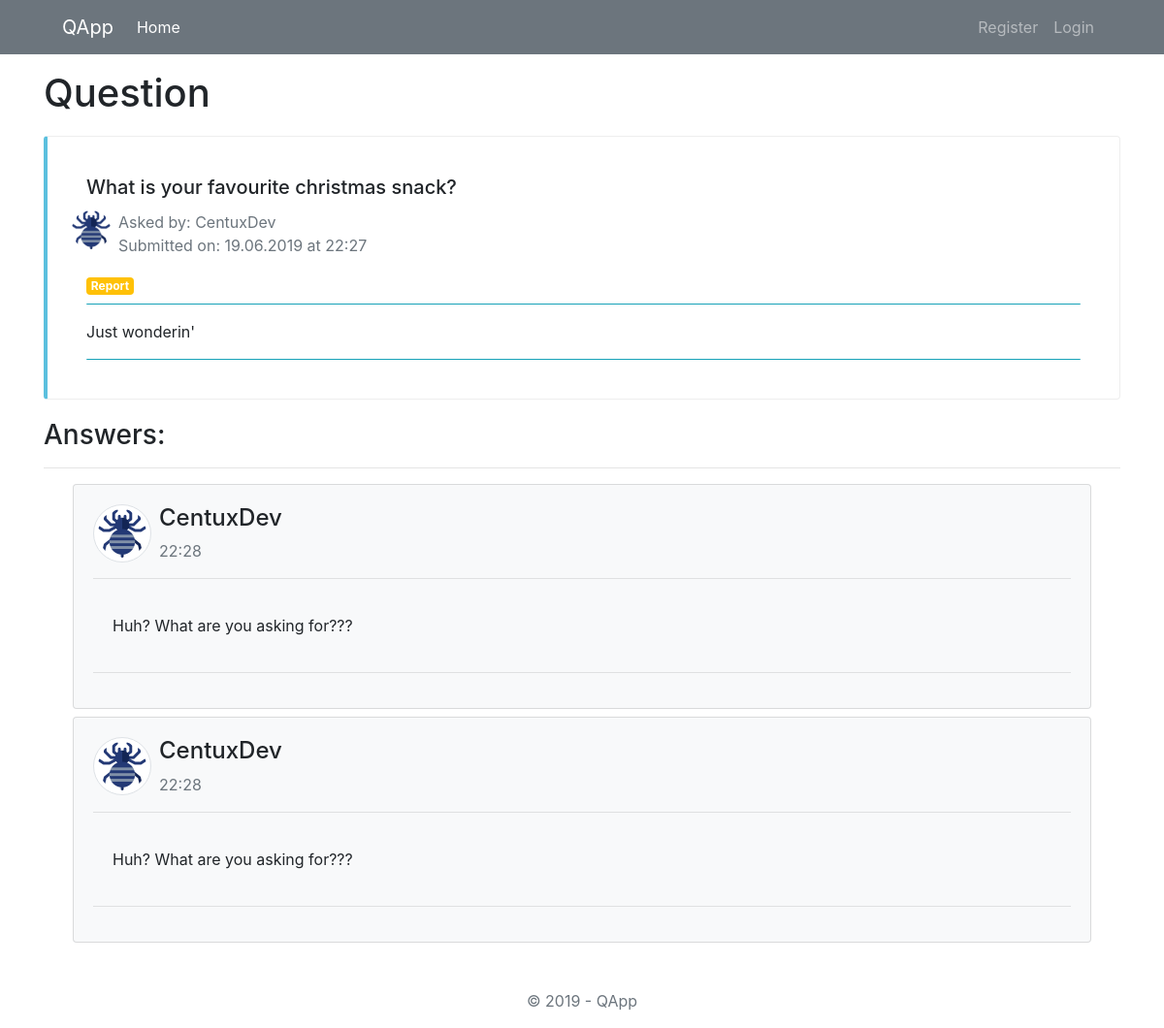
/question/4, run on the app's committed database.
### qapp/models.py (models this page shows, shortened)
class Question(db.Model):
	id = db.Column(db.Integer, primary_key=True)
	title = db.Column(db.String(60), nullable=False)
	body = db.Column(db.Text, nullable=False)
	pub_date = db.Column(db.DateTime, nullable=False, default=datetime.utcnow)
	posted_by = db.Column(db.Integer, db.ForeignKey('user.id'))
	answers = db.relationship('Answer', backref='question')

class User(db.Model, UserMixin):
	id = db.Column(db.Integer, primary_key=True)
	username = db.Column(db.String(20), unique=True, nullable=False)
	email = db.Column(db.String(60), unique=True, nullable=False)
	image_file = db.Column(db.String(60), nullable=False, default = 'default.jpg')
	password = db.Column(db.String(60), nullable=False)
	questions = db.relationship('Question', backref='author')
	answers = db.relationship('Answer', backref='author')
	join_date = db.Column(db.DateTime, nullable=False, default=datetime.utcnow)
	name = db.Column(db.String(30))

class Answer(db.Model):
	id = db.Column(db.Integer, primary_key=True)
	content = db.Column(db.Text, nullable=False)
	pub_date = db.Column(db.DateTime, nullable=False, default=datetime.utcnow)
	for_ques = db.Column(db.Integer, db.ForeignKey('question.id'))
	posted_by = db.Column(db.Integer, db.ForeignKey('user.id'))

### qapp/routes.py (the view)
@app.route('/question/<question_id>', methods=['GET', 'POST'])
def question(question_id):
	question = Question.query.get_or_404(question_id)
	form = AnswerForm()
	if form.validate_on_submit():
		ans = Answer(content=form.content.data, for_ques=question_id, author=current_user)
		db.session.add(ans)
		db.session.commit()
		flash('Your answer has been submitted.', category='success')
		return redirect(url_for('question', question_id=question_id))
	return render_template('question.html', ques=question, title=question.title, form=form)

### qapp/templates/question.html (shortened to what this page needs)
{% extends 'layout.html' %}
{% block contents %}
	<h1>Question</h1>
	<div class="card bd-callout" style="border-left-color: #5bc0de">
	  <div class="card-body">
		<h5 class="card-title">{{ ques.title }}</h5>
		<div class="row">
			<div class='mr-2' style='display: inline-block;'>
				<img src="{{ url_for('static', filename='images/users/'+ques.author.image_file) }}"
					width='40px' height='40px' class='rounded-circle'>
			</div>
			<div style='display: inline-block;'>
				<p class="text-muted">Asked by: {{ ques.author.username }} <br/>
					Submitted on: {{ ques.pub_date.strftime('%d.%m.%Y') }} at {{  ques.pub_date.strftime('%H:%M') }}</p>
			</div>
		</div>
		<div>
			{% if current_user != ques.author %}
				<span class="badge badge-warning" ><a style = 'color: #fff;'
					href="{{ url_for('edit_question', question_id=ques.id) }}">Report</a></span>
			{% endif %}
			{% if ques.body %}
				<h6 class='mb-3 mt-2 border-info
					 border-top rounded-top' ></h6>
					 <p>{{ ques.body | safe }}</p>
				<div class="card-text border-bottom border-info rounded-bottom"></div>
			{% endif %}
		</div>
	  </div>
	</div>
<h3 class = 'mb-2'>Answers:</h3> <hr/>
{% for answer in ques.answers %}
<div class="container mb-2">
	<div class="col-md-12">
        <div class="card bg-light">
            <div class="card-body">
               <section class="post-heading">
                    <div class="row">
                        <div class="col-md-12">
                            <div class="media">
                              <div class="media-left">
                                <a href="#">
                                  <img class="img-thumbnail rounded-circle mr-2"
									src="{{ url_for('static', filename='images/users/'+
										answer.author.image_file) }}" width="60"
											height="60" alt="...">
                                </a>
                              </div>
                              <div class="media-body">
                                <h4 class="media-heading">{{ answer.author.username }}</h4>
                                <span class="text-muted">{{ answer.pub_date.strftime('%H:%M') }}</span>
                              </div>
                            </div>
                        </div>
                    </div>
               </section><hr/>
               <section class="post-body">
                   <p class='card-body'>{{ answer.content }}</p>
               </section>
               <section class="post-footer">
                   <hr>
                   </div>
            </div>
        </div>
</div>
{% endfor %}
{% endblock %}

### qapp/templates/layout.html (shortened to what this page needs)
<!DOCTYPE html>
<html>
	<head>
		<link rel="stylesheet" href="https://stackpath.bootstrapcdn.com/bootstrap/4.3.1/css/bootstrap.min.css"
>
    <link href="https://cdnjs.cloudflare.com/ajax/libs/summernote/0.8.12/summernote-bs4.css" rel="stylesheet">
	</head>
	<body>
		<nav class="navbar navbar-expand-lg navbar-dark bg-secondary mb-3">
		  <a class="navbar-brand ml-5" href="#">QApp</a>
		  <div class="collapse navbar-collapse" id="navbarNav">
			<ul class="navbar-nav mr-5">
			  <li class="nav-item active">
				<a class="nav-link" href="{{ url_for('home') }}">Home</span></a>
			  </li>
			 </ul>
			 <ul class="navbar-nav ml-auto mr-5">
				{% if current_user.is_authenticated %}
				  <li class="nav-item dropdown">
						<a class="nav-link dropdown-toggle" href="#" id="accountDropdown"
							role="button" data-toggle="dropdown" aria-haspopup="true"
								aria-expanded="false">{{ current_user.username }}</a>
					<div class="dropdown-menu" aria-labelledby="accountDropdown">
					  <a class="dropdown-item" href="{{ url_for('submit_question') }}">Submit Question</a>
					  <a class="dropdown-item" href="#">My Questions</a>
					  <div class="dropdown-divider"></div>
					  <a class="dropdown-item" href="{{ url_for('account') }}">Account</a>
					  <a class="dropdown-item" href="{{ url_for('logout') }}">Logout</a>
					</div>
				  </li>
			      <li class="nav-item">
					<a class="nav-link" href="{{ url_for('logout') }}">Logout</span></a>
				  </li>
				{% else %}
				  <li class="nav-item">
					<a class="nav-link" href="{{ url_for('register') }}">Register</span></a>
				  </li>
				  <li class="nav-item">
					<a class="nav-link" href="{{ url_for('login') }}">Login</span></a>
				  </li>
				{% endif %}
			</ul>
		  </div>
		</nav>
		<div class="container">
			{% block contents %}
			{% endblock %}
		</div>
	</body>
	<footer>
		<p class="mt-5 mb-3 text-muted text-center">&copy; 2019 - QApp</p>
	</footer>
</html>

### qapp/templates/question.html (style rules this page uses)
.bd-callout { padding: 1.25rem; margin-top: 1.25rem; margin-bottom: 1.25rem; border: 1px solid #eee; border-left-width: .25rem; border-radius: .25rem }

### data on the page
Question: title "What is your favourite christmas snack?", pub_date "19.06.2019", pub_date "22:27", body "Just wonderin'"
User: image_file (picture), author.username "CentuxDev"
Answer: image_file (picture), author.username "CentuxDev", pub_date "22:28", content "Huh? What are you asking for???"
Answer: image_file (picture), author.username "CentuxDev", pub_date "22:28", content "Huh? What are you asking for???"
